Frame 1 (no input): blank canvas, image omitted
Frame 60 (no input): blank canvas, image omitted
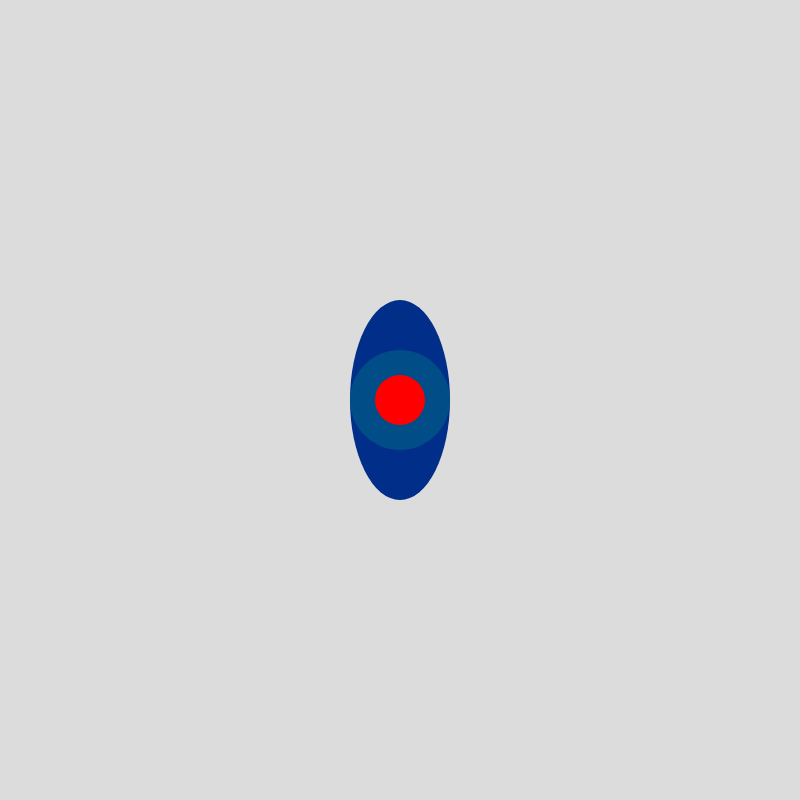
Frame 120 (the mouse pressed at the canvas centre since frame 60)

The p5.js sketch whose frames 1 and 60 were blank and that drew this single picture after the mouse press (run headless with seeded random() and noise() and a simulated clock; from frame 60 on, the mouse is pressed at the canvas centre):

// p5.js sketch
// ── sketch.js
function setup() {
  createCanvas(800, 800);
  background(220);
  
}

function draw() {
  
 
}
function mousePressed(){
  let eyeSize;

  drawEye(mouseX,mouseY);
}
 function drawEye(x,y){
  noStroke();
  fill(random(0,0),random(0,222),136);
  ellipse(x,y,100,200);
  fill(random(0,0),random(0,222),136);
  ellipse(x,y ,100,100);
  fill("RED");
  ellipse(x,y,50,50);
  }
